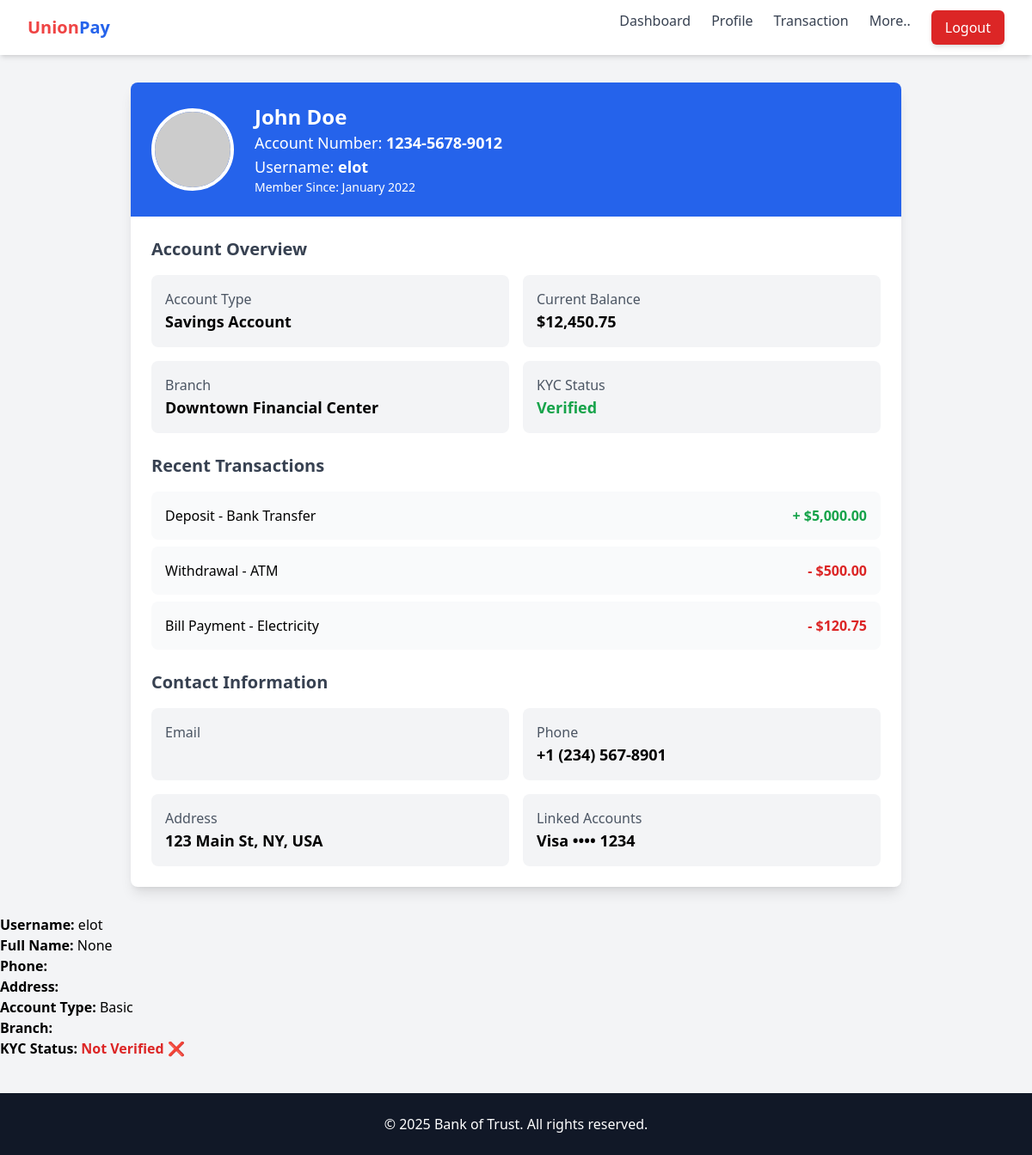
The page /profile/ (signed in) on the database as committed earlier.
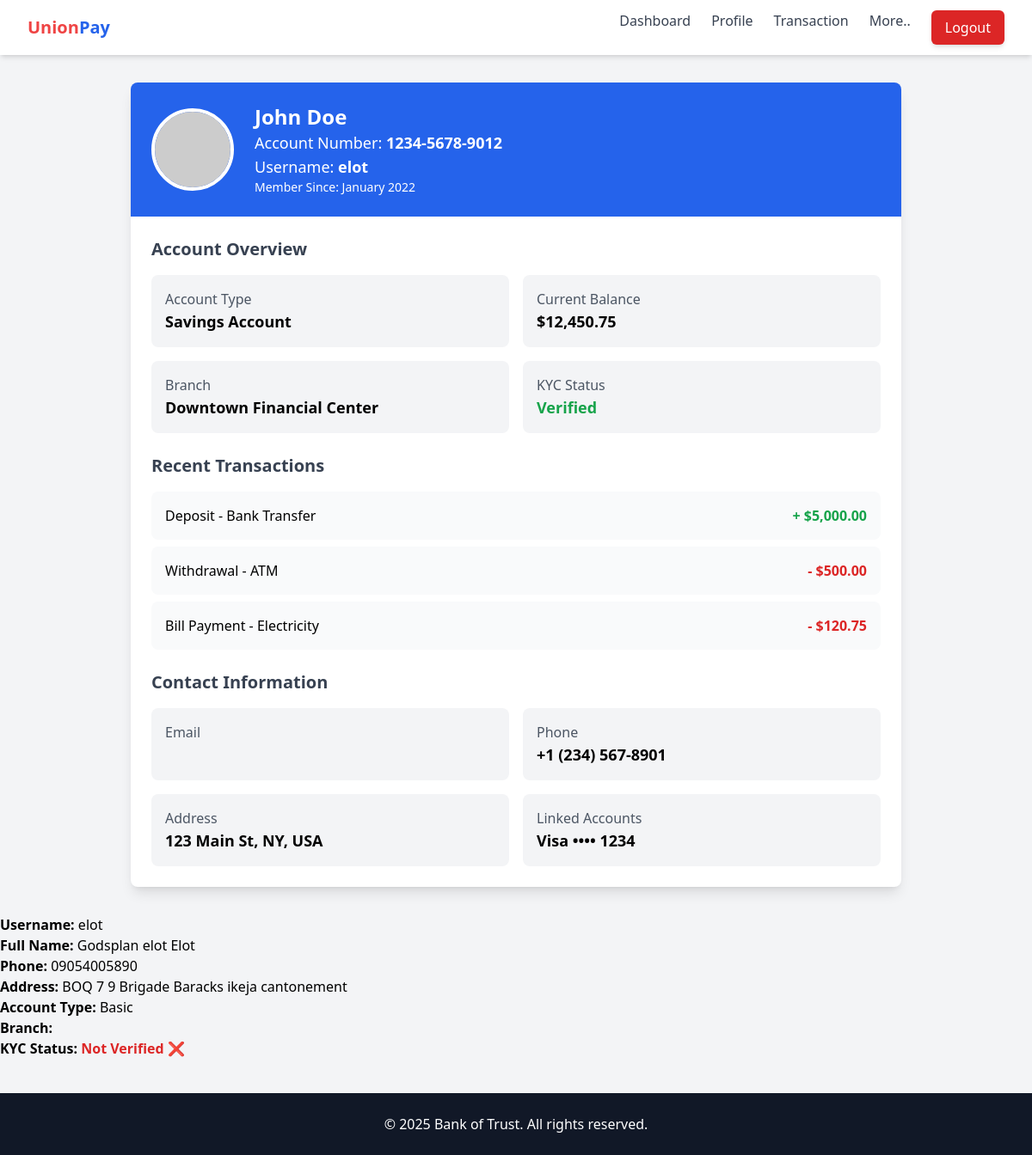
The same page on the database as committed later.
### userdetails/models.py (models this page shows, shortened)
class UserDetails(models.Model):
    user = models.OneToOneField(User, on_delete=models.CASCADE, related_name='profile')
    first_name = models.CharField(max_length=100)
    middle_name = models.CharField(max_length=100, blank=True, null=True)
    last_name = models.CharField(max_length=100)
    phone_number = models.CharField(max_length=15)
    address = models.TextField()
    ACCOUNT_TYPES = [('Basic', 'Basic'), ('Premium', 'Premium')]
    account_type = models.CharField(max_length=20, choices=ACCOUNT_TYPES, default='Basic')
    branch = models.CharField(max_length=100)
    kyc_status = models.BooleanField(default=False)
    linked_account = models.CharField(max_length=100, blank=True, null=True)
    date_joined = models.DateField(auto_now_add=True)

### bankPages/views.py (the view)
# urls.py: path('profile/', views.profile, name='profile'),
@login_required
def profile(request):
    profile, created = UserDetails.objects.get_or_create(user=request.user)
    return render(request, 'bankPages/profile.html', {'profile': profile})

### bankPages/templates/bankPages/profile.html (shortened to what this page needs)
{% extends "bankPages/sbase.html" %}
{% load static %}
{% block content %}
    <section class="container mx-auto px-4 py-8">
        <div class="max-w-4xl mx-auto bg-white shadow-lg rounded-lg overflow-hidden">
            <div class="bg-blue-600 p-6 text-white flex items-center">
                <img src="https://via.placeholder.com/100" alt="Profile Picture" class="w-24 h-24 rounded-full border-4 border-white">
                <div class="ml-6">
                    <h2 class="text-2xl font-bold">John Doe</h2>
                    <p class="text-lg">Account Number: <span class="font-semibold">1234-5678-9012</span></p>
                    <p class="text-lg">Username: <span class="font-semibold">{{ user.username }}</span></p>
                    <p class="text-sm">Member Since: January 2022</p>
                </div>
            </div>
            <div class="p-6">
                <h3 class="text-xl font-bold text-gray-700">Account Overview</h3>
                <div class="grid grid-cols-2 gap-4 mt-4">
                    <div class="p-4 bg-gray-100 rounded-lg">
                        <p class="text-gray-600">Account Type</p>
                        <p class="text-lg font-semibold">Savings Account</p>
                    </div>
                    <div class="p-4 bg-gray-100 rounded-lg">
                        <p class="text-gray-600">Current Balance</p>
                        <p class="text-lg font-semibold">$12,450.75</p>
                    </div>
                    <div class="p-4 bg-gray-100 rounded-lg">
                        <p class="text-gray-600">Branch</p>
                        <p class="text-lg font-semibold">Downtown Financial Center</p>
                    </div>
                    <div class="p-4 bg-gray-100 rounded-lg">
                        <p class="text-gray-600">KYC Status</p>
                        <p class="text-lg font-semibold text-green-600">Verified</p>
                    </div>
                </div>
                <h3 class="text-xl font-bold text-gray-700 mt-6">Recent Transactions</h3>
                <div class="mt-4 space-y-2">
                    <div class="flex justify-between p-4 bg-gray-50 rounded-lg">
                        <p>Deposit - Bank Transfer</p>
                        <p class="text-green-600 font-semibold">+ $5,000.00</p>
                    </div>
                    <div class="flex justify-between p-4 bg-gray-50 rounded-lg">
                        <p>Withdrawal - ATM</p>
                        <p class="text-red-600 font-semibold">- $500.00</p>
                    </div>
                    <div class="flex justify-between p-4 bg-gray-50 rounded-lg">
                        <p>Bill Payment - Electricity</p>
                        <p class="text-red-600 font-semibold">- $120.75</p>
                    </div>
                </div>
                <h3 class="text-xl font-bold text-gray-700 mt-6">Contact Information</h3>
                <div class="grid grid-cols-2 gap-4 mt-4">
                    <div class="p-4 bg-gray-100 rounded-lg">
                        <p class="text-gray-600">Email</p>
                    </div>
                    <div class="p-4 bg-gray-100 rounded-lg">
                        <p class="text-gray-600">Phone</p>
                        <p class="text-lg font-semibold">+1 (234) 567-8901</p>
                    </div>
                    <div class="p-4 bg-gray-100 rounded-lg">
                        <p class="text-gray-600">Address</p>
                        <p class="text-lg font-semibold">123 Main St, NY, USA</p>
                    </div>
                    <div class="p-4 bg-gray-100 rounded-lg">
                        <p class="text-gray-600">Linked Accounts</p>
                        <p class="text-lg font-semibold">Visa •••• 1234</p>
                    </div>
                </div>
            </div>
        </div>
    </section>
    <p><strong>Username:</strong> {{ request.user.username }}</p>
    <p><strong>Full Name:</strong> {{ profile.first_name }} {{ profile.middle_name }} {{ profile.last_name }}</p>
    <p><strong>Phone:</strong> {{ profile.phone_number }}</p>
    <p><strong>Address:</strong> {{ profile.address }}</p>
    <p><strong>Account Type:</strong> {{ profile.account_type }}</p>
    <p><strong>Branch:</strong> {{ profile.branch }}</p>
    <p><strong>KYC Status:</strong>
        {% if profile.kyc_status %}
            <span class="text-green-600 font-bold">Verified ✅</span>
        {% else %}
            <span class="text-red-600 font-bold">Not Verified ❌</span>
        {% endif %}
    </p>
{% endblock %}

### bankPages/templates/bankPages/sbase.html (shortened to what this page needs)
<!DOCTYPE html>
<html lang="en">
<head>
    <script src="https://cdn.tailwindcss.com"></script>
</head>
<body class="bg-gray-100">
    <nav class="bg-white shadow-md">
        <div class="max-w-7xl mx-auto px-4 sm:px-6 lg:px-8">
            <div class="flex justify-between h-16 items-center">
                <div class="flex items-center">
                    <span class="text-xl font-bold text-blue-600"><span class=" text-red-500">Union</span>Pay</span>
                </div>
                <div class="hidden md:flex space-x-6">
                    <a href="{% url 'dashboard' %}" class="text-gray-700 hover:text-blue-600">Dashboard</a>
                    <a href="{% url 'profile' %}" class="text-gray-700 hover:text-blue-600">Profile</a>
                    <a href="{% url 'transactions' %}" class="text-gray-700 hover:text-blue-600">Transaction</a>
                    <div class="relative">
                        <button onclick="toggleDropdown('home-dropdown')" class="text-gray-700 hover:text-blue-600">
                            More..
                        </button>
                    </div>
                    <a href="{% url 'logout' %}" class="bg-red-600 text-white px-4 py-2 rounded-md shadow-md hover:bg-red-700 transition">Logout</a>
                </div>
            </div>
        </div>
    </nav>
    {% block content %}
    {% endblock %}
    <footer class="bg-gray-900 text-white text-center py-6 mt-10">
        <p>&copy; 2025 Bank of Trust. All rights reserved.</p>
    </footer>
</body>
</html>

Rows that differ between the two databases and show on the page:
changed UserDetails "Basic": first_name (not shown) → "Godsplan"; middle_name "None" → "elot"; last_name (not shown) → "Elot"; phone_number (not shown) → "09054005890"; address (not shown) → "BOQ 7 9 Brigade Baracks ikeja cantonement"
